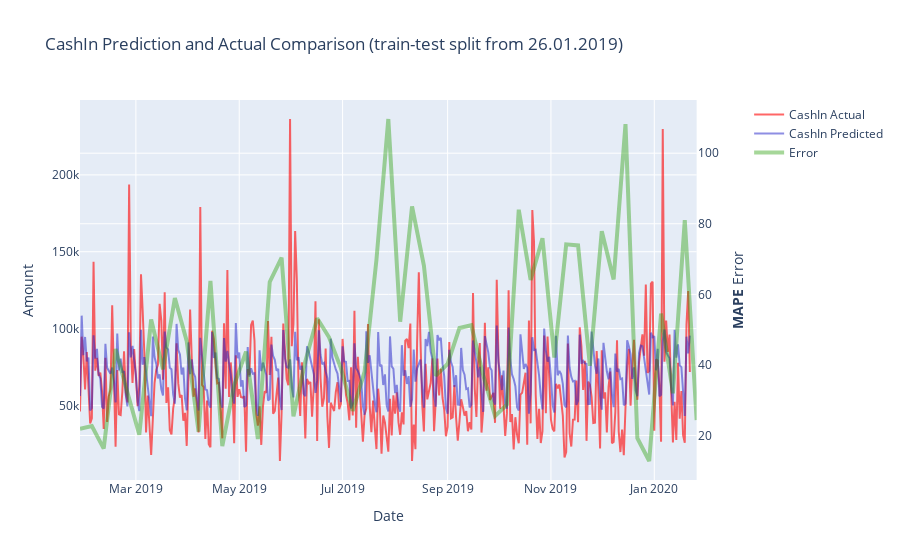

The notebook cell saved with this chart:
### Code cell
weekly_errors = get_error_with_freq(y_test, predictions, 'w')
draw_error_over_time(y_test, predictions, weekly_errors, X_train.index[-1])

### Figure 1 — Plotly figure (JSON) as saved in the notebook; plotly's stock layout.template omitted (floating-point values rounded to 4 significant figures; data arrays with more than 128 entries replaced by an {"elided": "..."} marker saying what was removed)
{"data": [{"line": {"color": "rgba(255,0,0,0.6)"}, "name": "CashIn Actual", "type": "scatter", "x": {"elided": "361 str values"}, "xaxis": "x", "y": {"elided": "361 int values"}, "yaxis": "y"}, {"line": {"color": "rgba(30,30,200,0.5)"}, "name": "CashIn Predicted", "type": "scatter", "x": {"elided": "361 str values"}, "xaxis": "x", "y": {"elided": "361 float values"}, "yaxis": "y"}, {"line": {"color": "rgba(34, 155, 0, 0.4)", "width": 4}, "name": "Error", "type": "scatter", "x": ["2019-01-27T00:00:00", "2019-02-03T00:00:00", "2019-02-10T00:00:00", "2019-02-17T00:00:00", "2019-02-24T00:00:00", "2019-03-03T00:00:00", "2019-03-10T00:00:00", "2019-03-17T00:00:00", "2019-03-24T00:00:00", "2019-03-31T00:00:00", "2019-04-07T00:00:00", "2019-04-14T00:00:00", "2019-04-21T00:00:00", "2019-04-28T00:00:00", "2019-05-05T00:00:00", "2019-05-12T00:00:00", "2019-05-19T00:00:00", "2019-05-26T00:00:00", "2019-06-02T00:00:00", "2019-06-09T00:00:00", "2019-06-16T00:00:00", "2019-06-23T00:00:00", "2019-06-30T00:00:00", "2019-07-07T00:00:00", "2019-07-14T00:00:00", "2019-07-21T00:00:00", "2019-07-28T00:00:00", "2019-08-04T00:00:00", "2019-08-11T00:00:00", "2019-08-18T00:00:00", "2019-08-25T00:00:00", "2019-09-01T00:00:00", "2019-09-08T00:00:00", "2019-09-15T00:00:00", "2019-09-22T00:00:00", "2019-09-29T00:00:00", "2019-10-06T00:00:00", "2019-10-13T00:00:00", "2019-10-20T00:00:00", "2019-10-27T00:00:00", "2019-11-03T00:00:00", "2019-11-10T00:00:00", "2019-11-17T00:00:00", "2019-11-24T00:00:00", "2019-12-01T00:00:00", "2019-12-08T00:00:00", "2019-12-15T00:00:00", "2019-12-22T00:00:00", "2019-12-29T00:00:00", "2020-01-05T00:00:00", "2020-01-12T00:00:00", "2020-01-19T00:00:00", "2020-01-26T00:00:00"], "xaxis": "x", "y": [21.95, 22.68, 16.31, 44.53, 32.2, 20.24, 52.86, 38.8, 58.98, 46.75, 21.09, 63.8, 17.0, 34.27, 43.78, 19.03, 63.52, 70.39, 25.44, 40.98, 53.25, 47.84, 39.1, 27.01, 38.14, 69.84, 109.7, 52.26, 84.93, 68.14, 36.96, 40.28, 50.49, 51.25, 37.17, 25.51, 28.75, 83.98, 64.09, 75.91, 42.12, 74.18, 73.87, 39.79, 77.89, 64.23, 108.2, 19.27, 12.79, 54.55, 31.97, 81.05, 24.4], "yaxis": "y2"}], "layout": {"title": {"text": "CashIn Prediction and Actual Comparison (train-test split from 26.01.2019)"}, "xaxis": {"anchor": "y", "domain": [0, 0.94], "title": {"text": "Date"}}, "yaxis": {"anchor": "x", "domain": [0, 1], "title": {"text": "Amount"}}, "yaxis2": {"anchor": "x", "overlaying": "y", "side": "right", "title": {"text": "<b>MAPE</b> Error"}}}}
